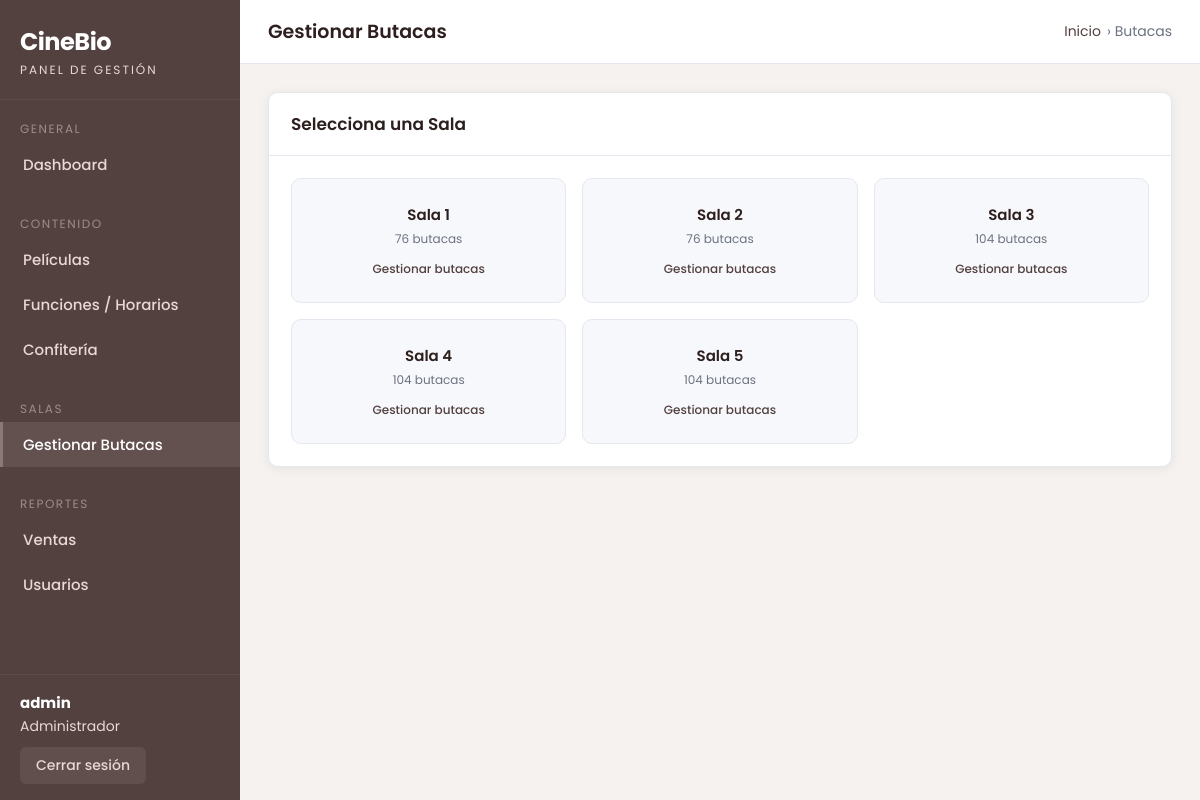
The page /gestion/butacas/ (signed in) on the database its author committed.
### app/models.py (models this page shows, shortened)
class Sala(models.Model):
    nombre = models.CharField(max_length=50)
    configuracion = models.JSONField(default=dict)

### portal_admin/views.py (the view)
# urls.py: path('butacas/', views.butacas_salas, name='butacas_salas'),
@admin_requerido
def butacas_salas(request):
    from app.models import Sala
    salas = Sala.objects.all()
    return render(request, 'portal_admin/butacas_salas.html', {'salas': salas})

### portal_admin/context_processors.py (called while the page is built)
def admin_context(request):
    uid = request.session.get('portal_admin_uid')
    admin_username = request.session.get('portal_admin_username', '')
    if uid and not admin_username:
        try:
            user = User.objects.get(pk=uid)
            admin_username = user.username
        except User.DoesNotExist:
            pass
    return {'admin_username': admin_username}

### portal_admin/views.py (called while the page is built)
def admin_requerido(vista):
    @wraps(vista)
    def wrapper(request, *args, **kwargs):
        if not request.session.get('portal_admin_uid'):
            return redirect('portal_admin:login')
        return vista(request, *args, **kwargs)
    return wrapper

### portal_admin/templates/portal_admin/butacas_salas.html (shortened to what this page needs)
{% extends 'portal_admin/base.html' %}
{% block page_title %}Gestionar Butacas{% endblock %}
{% block breadcrumb %} › Butacas{% endblock %}
{% block contenido %}
<div class="card">
    <div class="card-header">
        <h2>Selecciona una Sala</h2>
    </div>
    <div class="card-body">
        {% if salas %}
        <div style="display:grid; grid-template-columns: repeat(auto-fill, minmax(220px,1fr)); gap:16px;">
            {% for sala in salas %}
            <a href="{% url 'portal_admin:butacas_sala_detalle' sala.pk %}" style="text-decoration:none;">
                <div class="sala-card">
                    <div class="sala-nombre">{{ sala.nombre }}</div>
                    <div class="sala-detalle">
                        {% with total=sala.butaca_set.count %}
                        {{ total }} butaca{{ total|pluralize }}
                        {% endwith %}
                    </div>
                    <div class="sala-accion">Gestionar butacas</div>
                </div>
            </a>
            {% endfor %}
        </div>
        {% else %}
        <div class="empty-state">
            <div class="empty-icon">🏛️</div>
            <p>No hay salas registradas.<br>
            Las salas se crean desde el panel Django (<code>/admin/</code>).</p>
        </div>
        {% endif %}
    </div>
</div>
{% endblock %}

### portal_admin/static/portal_admin/css/admin.css (style rules this page uses)
:root { --sidebar-bg: #52413f; --sidebar-hover: #6b5553; --sidebar-active: #8b7977; --sidebar-text: #e8d8d6; --sidebar-width: 240px; --header-h: 64px; --accent: #52413f; --accent-light: #6b5553; --body-bg: #f5f2f0; --card-bg: #ffffff; --text-primary: #2d1f1e; --text-secondary: #6b7280; --border: #e5e7ef; --success: #27ae60; --warning: #f39c12; --danger: #e74c3c; --info: #2980b9; --radius: 10px; --shadow: 0 2px 12px rgba(0,0,0,.07); }
*, *::before, *::after { box-sizing: border-box; margin: 0; padding: 0; }
body { font-family: 'Poppins', sans-serif; background: var(--body-bg); color: var(--text-primary); font-size: 15px; }
a { text-decoration: none; color: inherit; }
.card { background: var(--card-bg); border-radius: var(--radius); box-shadow: var(--shadow); border: 1px solid var(--border); }
.card-header { padding: 18px 22px; border-bottom: 1px solid var(--border); display: flex; align-items: center; justify-content: space-between; gap: 12px; }
.card-header h2 { font-size: 17px; font-weight: 600; }
.card-body { padding: 22px; }

### portal_admin/templates/portal_admin/butacas_salas.html (style rules this page uses)
.sala-card { background: #f7f8fc; border: 1.5px solid var(--border); border-radius: 10px; padding: 24px 20px; text-align: center; transition: all .18s; cursor: pointer; }
.sala-nombre { font-size: 15px; font-weight: 600; color: var(--text-primary); }
.sala-detalle { font-size: 12px; color: var(--text-secondary); margin-top: 4px; }
.sala-accion { font-size: 12px; color: var(--accent); margin-top: 12px; font-weight: 500; }

### rows shown on the page
Sala: nombre "Sala 1", butaca_set.count "76"
Sala: nombre "Sala 2", butaca_set.count "76"
Sala: nombre "Sala 3", butaca_set.count "104"
Sala: nombre "Sala 4", butaca_set.count "104"
Sala: nombre "Sala 5", butaca_set.count "104"

### other values the page prints
{{ admin_username }} "admin"
